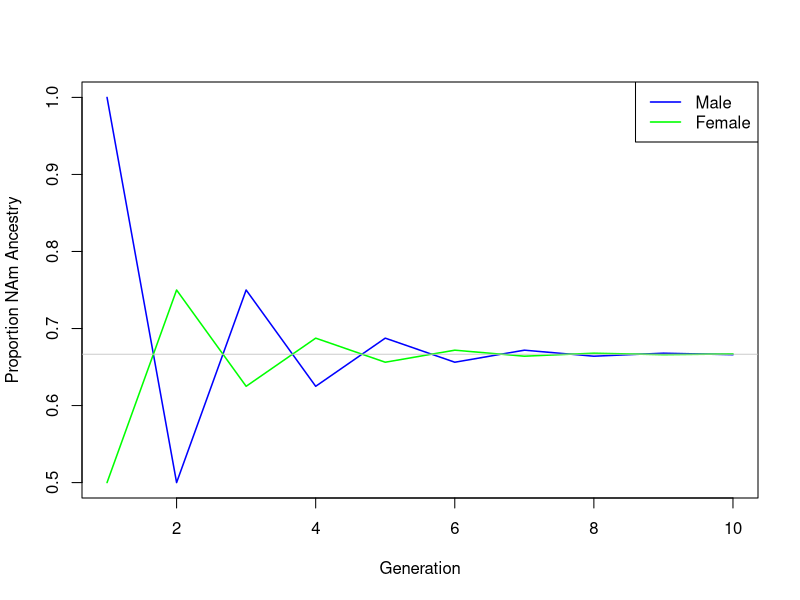
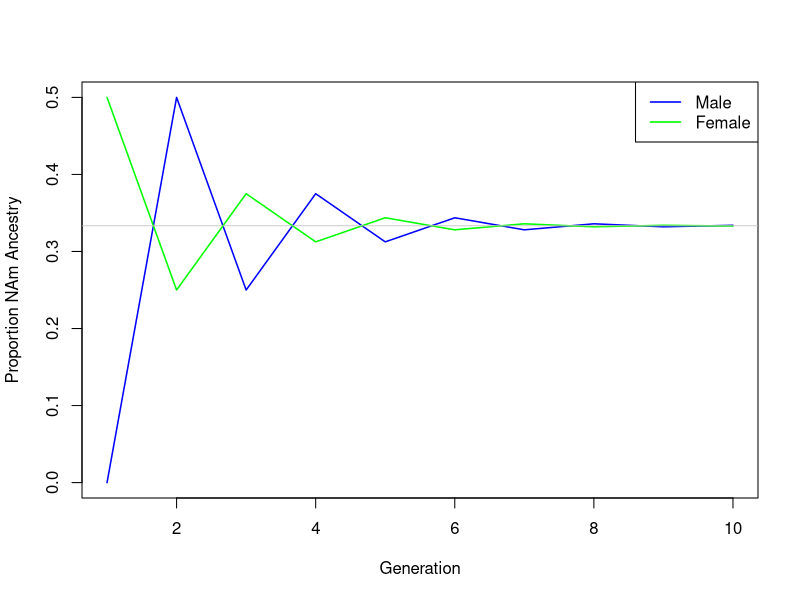
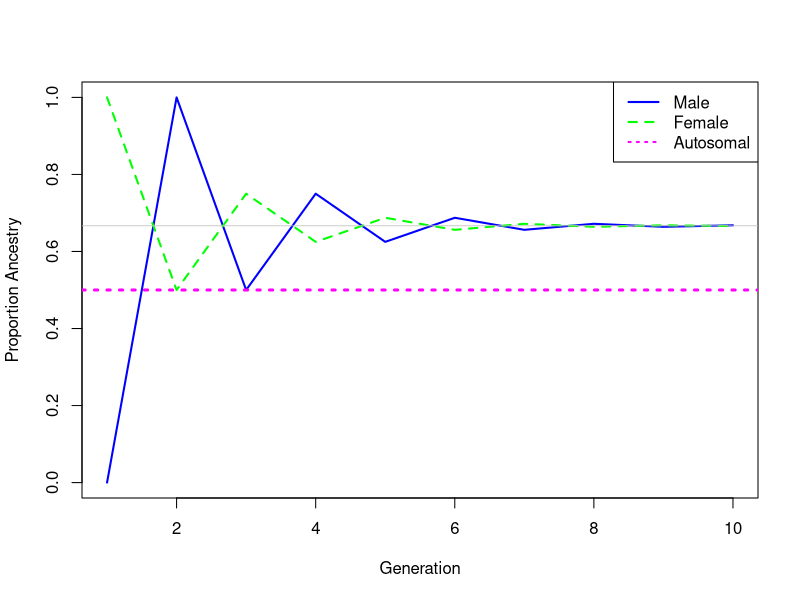
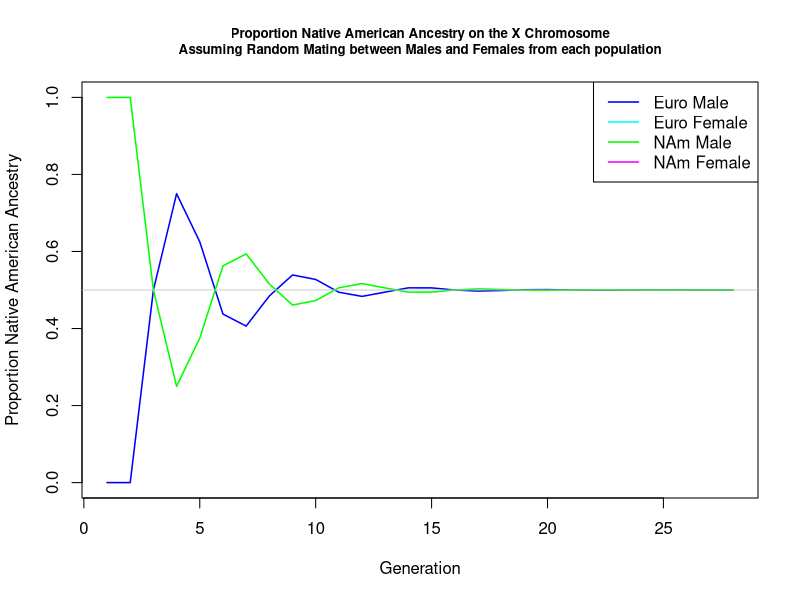

Reproduce these figures in R, in order.

## code to find how long until equilibrium under assortative mating

# 4 values to save each iteration
# male NAm, male Euro
# female NAm, female Euro
# maybe two matrices, one per sex, with two rows, one per ancestry

EqulibTime <- function(bigB,initFemale,initMale,autosomes=FALSE){

  ancesFemale <- data.frame(matrix(NA,nrow=2,ncol=bigB))
  ancesMale <- data.frame(matrix(NA,nrow=2,ncol=bigB))
  rownames(ancesFemale) <- rownames(ancesMale) <- c("NAm","Euro")

  ancesFemale[,1] <- initFemale
  ancesMale[,1] <- initMale
  ct <- 2
  diffMale <- 1
  
  if(!autosomes){
    while(diffMale>1e-04){
      ancesMale[,ct] <- ancesFemale[,(ct-1)]
      ancesFemale[,ct] <- (ancesMale[,(ct-1)]+ancesFemale[,(ct-1)])/2
      diffMale <- abs(ancesMale["Euro",ct]-ancesMale["Euro",(ct-1)])
      ct <- ct+1
      if(ct>bigB){diffMale <- 0}
    }
  }
  
  # make an option for autosomes too
  if(autosomes){
    while(diffMale>1e-04){
      ancesMale[,ct] <- (ancesMale[,(ct-1)]+ancesFemale[,(ct-1)])/2
      ancesFemale[,ct] <- (ancesFemale[,(ct-1)]+ancesMale[,(ct-1)])/2
      diffMale <- abs(ancesMale["Euro",ct]-ancesMale["Euro",(ct-1)])
      ct <- ct+1
      if(ct>bigB){diffMale <- 0}
    }
  }

  return(rbind(ancesMale,ancesFemale))
}

EqulibTimeBoth <- function(bigB,initFemale1,initMale1,initFemale2,initMale2){
  
  ancesFemale <- data.frame(matrix(NA,nrow=4,ncol=bigB))
  ancesMale <- data.frame(matrix(NA,nrow=4,ncol=bigB))
  rownames(ancesFemale) <- rownames(ancesMale) <- c("NAm","Euro","NAm1","Euro1")
  
  ancesFemale[,1] <- c(initFemale1,initFemale2)
  ancesMale[,1] <- c(initMale1,initMale2)
  diffMale <- 1
  
  res <- EqulibTime(2,initFemale1,initMale2)
  res2 <- EqulibTime(2,initFemale2,initMale1)
  
  ancesMale[,2] <- c(res[1:2,2],res2[1:2,2])
  ancesFemale[,2] <- c(res[3:4,2],res2[3:4,2])
  ct <- 3
  
  while(diffMale>1e-04){
    res <- EqulibTime(2,ancesFemale[1:2,(ct-1)],ancesMale[3:4,(ct-1)])
    res2 <- EqulibTime(2,ancesFemale[3:4,(ct-1)],ancesMale[1:2,(ct-1)])
    
    ancesMale[,ct] <- c(res[1:2,2],res2[1:2,2])
    ancesFemale[,ct] <- c(res[3:4,2],res2[3:4,2])
    
    diffMale <- abs(ancesMale["Euro",ct]-ancesMale["Euro",(ct-1)])
    ct <- ct+1
    if(ct>bigB){diffMale <- 0}    
  }
  rownames(ancesMale) <- paste(rownames(ancesMale),".male",sep="")
  rownames(ancesFemale) <- paste(rownames(ancesFemale),".female",sep="")
  return(rbind(ancesMale,ancesFemale))
}


initFemale <- c(0.5,0.5)
initMale <- c(1,0)
bigB <- 10000
res <- EqulibTime(bigB,initFemale,initMale)

pdf("../assortative_mating/plots/timeToEqulib_NAm.pdf")
plot(1:10,res["NAm",1:10],type="l",col="blue",xlab="Generation",ylab="Proportion NAm Ancestry",lwd=1.5)
points(1:10,res["NAm1",1:10],type="l",col="green",lwd=1.5)
legend("topright",c("Male","Female"),lty=1,col=c("blue","green"),lwd=1.5)
abline(h=2/3,lwd=0.8,col="gray")
dev.off()

initFemale <- c(0.5,0.5)
initMale <- c(0,1)
bigB <- 10000
res <- EqulibTime(bigB,initFemale,initMale)

pdf("../assortative_mating/plots/timeToEqulib_Euro.pdf")
plot(1:10,res["NAm",1:10],type="l",col="blue",xlab="Generation",ylab="Proportion NAm Ancestry",lwd=1.5)
points(1:10,res["NAm1",1:10],type="l",col="green",lwd=1.5)
legend("topright",c("Male","Female"),lty=1,col=c("blue","green"),lwd=1.5)
abline(h=1/3,lwd=0.8,col="gray")
dev.off()

initFemale <- c(1,0)
initMale <- c(0,1)
bigB <- 10000
res <- EqulibTime(bigB,initFemale,initMale)

#png("../assortative_mating/plots/timeToEqulib_mostExtreme.png")
pdf("../assortative_mating/plots/timeToEqulib_mostExtreme.pdf")
plot(1:10,res["NAm",1:10],type="l",col="blue",xlab="Generation",ylab="Proportion Ancestry",lwd=2)
points(1:10,res["NAm1",1:10],type="l",col="green",lwd=2,lty=2)
legend("topright",c("Male","Female","Autosomal"),col=c("blue","green","magenta"),lwd=2,lty=c(1,2,3))
abline(h=2/3,lwd=0.8,col="gray")
abline(h=0.5,lwd=3,col="magenta",lty=3)
dev.off()


initFemale <- c(1,0)
initMale <- c(0,1)
bigB <- 1000
res <- EqulibTime(bigB,initFemale,initMale,autosomes=TRUE)

initFemale <- c(0.25,0.75)
initMale <- c(0.5,0.5)
bigB <- 1000
res <- EqulibTime(bigB,initFemale,initMale,autosomes=TRUE)

# equlib autosomal proportions are always the mean of the female/male initial proportions for each ancestry
# always reaches equlib at first admixing generation

initFemale1 <- initMale1 <- c(0,1)
initFemale2 <- initMale2 <- c(1,0)
res <- EqulibTimeBoth(bigB,initFemale1,initMale1,initFemale2,initMale2)
# first 4 are males, last 4 are females
# first two rows are euro males, 3:4 are Nam males
# 5:6 are Euro females, 7:8 are NAm females

pdf("../assortative_mating/plots/timeToEqulib_bothMandF.pdf")
plot(1:28,res["NAm.male",1:28],type="l",col="blue",xlab="Generation",ylab="Proportion Native American Ancestry",
     lwd=1.5,main="Proportion Native American Ancestry on the X Chromosome\nAssuming Random Mating between Males and Females from each population",
     cex.main=0.8,ylim=c(0,1))
points(1:28,res["NAm1.male",1:28],type="l",col="green",lwd=1.5)
points(1:28,res["NAm2.female",1:28],type="l",col="cyan",lwd=1.5)
points(1:28,res["NAm11.female",1:28],type="l",col="magenta",lwd=1.5)
legend("topright",c("Euro Male","Euro Female","NAm Male","NAm Female"),lty=1,col=c("blue","cyan","green","magenta"),lwd=1.5)
abline(h=1/2,lwd=0.8,col="gray")
dev.off()

